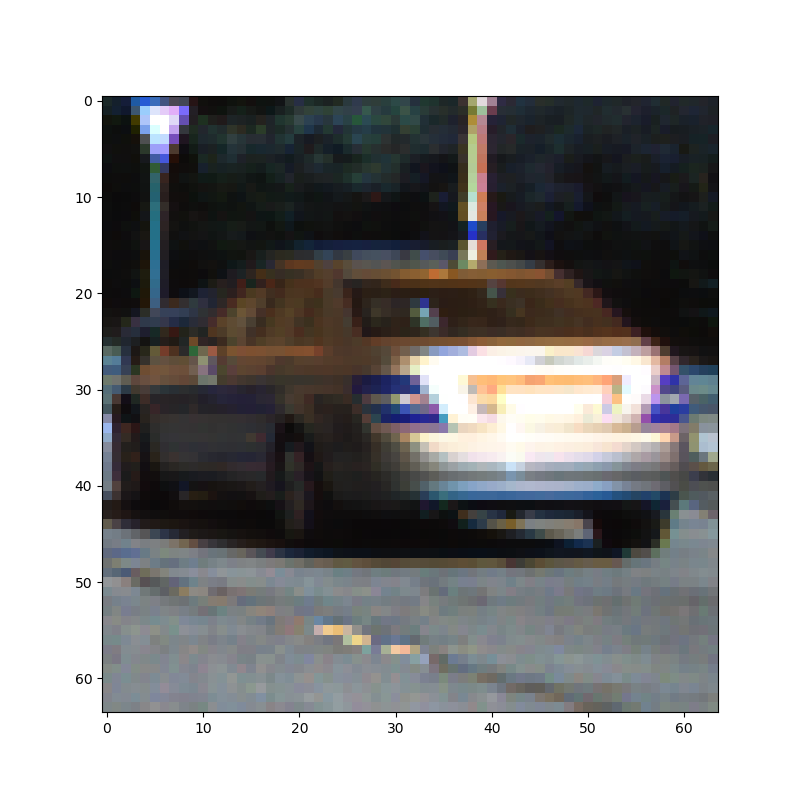
#> input picture output_images/plots/colorspace/car-1001.png, 800 x 800 px, given as the content of the folder data/full/vehicles, which was not available
$ python model.py   (older library calls are emulated)
#> lines starting #> are read from the running program, lines starting #| are printed output that depends on the picture; pictures that were not available may be replaced by others from this repository, and a replacement may not be noted
### features.py
import matplotlib.image as mpimg
from skimage.feature import hog


def convert_color(img, conv='RGB2YCrCb'):
    if conv == 'RGB2YCrCb':
        return cv2.cvtColor(img, cv2.COLOR_RGB2YCrCb)
    if conv == 'BGR2YCrCb':
        return cv2.cvtColor(img, cv2.COLOR_BGR2YCrCb)
    if conv == 'RGB2LUV':
        return cv2.cvtColor(img, cv2.COLOR_RGB2LUV)
    if conv == 'COLOR_BGR2HSV':
        return cv2.cvtColor(img, cv2.COLOR_BGR2HSV)


def get_hog_features(img, orient, pix_per_cell, cell_per_block,
                     vis=False, feature_vec=True):
    # Call with two outputs if vis==True
    if vis == True:
        features, hog_image = hog(img, orientations=orient,
                                  pixels_per_cell=(pix_per_cell, pix_per_cell),
                                  cells_per_block=(cell_per_block, cell_per_block),
                                  block_norm='L2-Hys',
                                  transform_sqrt=False,
                                  visualise=vis, feature_vector=feature_vec)
        return features, hog_image
    # Otherwise call with one output
    else:
        features = hog(img, orientations=orient,
                       pixels_per_cell=(pix_per_cell, pix_per_cell),
                       cells_per_block=(cell_per_block, cell_per_block),
                       block_norm='L2-Hys',
                       transform_sqrt=False,
                       visualise=vis, feature_vector=feature_vec)
        return features


def bin_spatial(img, size=(32, 32)):
    color1 = cv2.resize(img[:, :, 0], size).ravel()
    color2 = cv2.resize(img[:, :, 1], size).ravel()
    color3 = cv2.resize(img[:, :, 2], size).ravel()
    return np.hstack((color1, color2, color3))


def color_hist(img, nbins=32):  # bins_range=(0, 256)
    # Compute the histogram of the color channels separately
    channel1_hist = np.histogram(img[:, :, 0], bins=nbins)
    channel2_hist = np.histogram(img[:, :, 1], bins=nbins)
    channel3_hist = np.histogram(img[:, :, 2], bins=nbins)
    # Concatenate the histograms into a single feature vector
    hist_features = np.concatenate((channel1_hist[0], channel2_hist[0], channel3_hist[0]))
    # Return the individual histograms, bin_centers and feature vector
    return hist_features


# [9 lines left out: function color_hist_plot, not called in this run]


# Define a function to extract features from a list of images
# Have this function call bin_spatial() and color_hist()
def extract_features(imgs, color_space='RGB', spatial_size=(32, 32),
                     hist_bins=32, orient=9,
                     pix_per_cell=8, cell_per_block=2, hog_channel=0,
                     spatial_feat=True, hist_feat=True, hog_feat=True):
    # Create a list to append feature vectors to
    features = []
    # Iterate through the list of images
    for file in imgs:
        file_features = []
        # Read in each one by one
        image = mpimg.imread(file)
        # apply color conversion if other than 'RGB'
        if color_space != 'RGB':
            feature_image = convert_color(image, color_space)
        else:
            feature_image = np.copy(image)

        if spatial_feat == True:
            spatial_features = bin_spatial(feature_image, size=spatial_size)
            file_features.append(spatial_features)

        if hist_feat == True:
            # Apply color_hist()
            hist_features = color_hist(feature_image, nbins=hist_bins)
            file_features.append(hist_features)

        if hog_feat == True:
            # Call get_hog_features() with vis=False, feature_vec=True
            if hog_channel == 'ALL':
                hog_features = []
                for channel in range(feature_image.shape[2]):
                    hog_features.append(get_hog_features(feature_image[:, :, channel],
                                                         orient, pix_per_cell, cell_per_block,
                                                         vis=False, feature_vec=True))
                hog_features = np.ravel(hog_features)
            else:
                hog_features = get_hog_features(feature_image[:, :, hog_channel], orient,
                                                pix_per_cell, cell_per_block, vis=False, feature_vec=True)
            # Append the new feature vector to the features list
            file_features.append(hog_features)
        features.append(np.concatenate(file_features))
    # Return list of feature vectors
    return features


import cv2
import numpy as np
import matplotlib.pyplot as plt
from mpl_toolkits.mplot3d import Axes3D


# [213 lines left out: functions plot3d, main, not called in this run]


# [2 lines that do not run on import are left out]

### model.py
import glob
import pickle
import time

import numpy as np
from sklearn.ensemble import RandomForestClassifier
from sklearn.model_selection import train_test_split
from sklearn.preprocessing import StandardScaler
from sklearn.svm import LinearSVC

import features


def load_data():
    # cars = glob.glob('data/small/vehicles_smallset/**/*.jpeg', recursive=True)
    # notcars = glob.glob('data/small/non-vehicles_smallset/**/*.jpeg', recursive=True)
    # train_image_format = "jpeg"

    cars = glob.glob('data/full/vehicles/**/*.png', recursive=True)
    notcars = glob.glob('data/full/non-vehicles/**/*.png', recursive=True)

    print("car_images=", len(cars))
    print("notcar_images=", len(notcars))

    return cars, notcars


def extract_features(images, config):
    orient = config["orient"]
    pix_per_cell = config["pix_per_cell"]
    cell_per_block = config["cell_per_block"]
    spatial_size = config["spatial_size"]
    hist_bins = config["hist_bins"]
    train_image_format = config["train_image_format"]
    colorspace = config["colorspace"]
    hog_channel = config["hog_channel"]
    spatial_feat = config["spatial_feat"]
    hist_feat = config["hist_feat"]
    hog_feat = config["hog_feat"]

    return features.extract_features(images,
                                     color_space=colorspace,
                                     spatial_size=spatial_size,
                                     hist_bins=hist_bins,
                                     orient=orient,
                                     pix_per_cell=pix_per_cell,
                                     cell_per_block=cell_per_block,
                                     hog_channel=hog_channel,
                                     spatial_feat=spatial_feat,
                                     hist_feat=hist_feat,
                                     hog_feat=hog_feat)
#> in extract_features, image is the input picture: shape (800, 800, 4) float32; mean R, G, B, A 0.592, 0.592, 0.594, 1
#> in convert_color, `return cv2.cvtColor(img, cv2.COLOR_BGR2HSV)`: returned value: shape (800, 800, 3) float32; mean H, S, V 76.4, 0.1, 0.6
#> in bin_spatial, `color1 = cv2.resize(img[:, :, 0], size).ravel()`: color1 = 1024 values, max 358.6 at index 494, min 0 at index 0, mean 78.64
#> in bin_spatial, `color2 = cv2.resize(img[:, :, 1], size).ravel()`: color2 = 1024 values, max 0.737 at index 539, min 0 at index 0, mean 0.133
#> in bin_spatial, `color3 = cv2.resize(img[:, :, 2], size).ravel()`: color3 = 1024 values, max 1 at index 0, min 0 at index 900, mean 0.593
#> in extract_features, `spatial_features = bin_spatial(feature_image, size=spatial_size)`: spatial_features = 3072 values, max 358.6 at index 494, min 0 at index 0, mean 26.46
#> in color_hist, `hist_features = np.concatenate((channel1_hist[0], channel2_hist[0], ch..`: hist_features = 96 values, max 288310 at index 0, min 0 at index 60, mean 20000
#> in get_hog_features, `features = hog(img, orientations=orient, pixels_per_cell=(pix_per_cell..`:
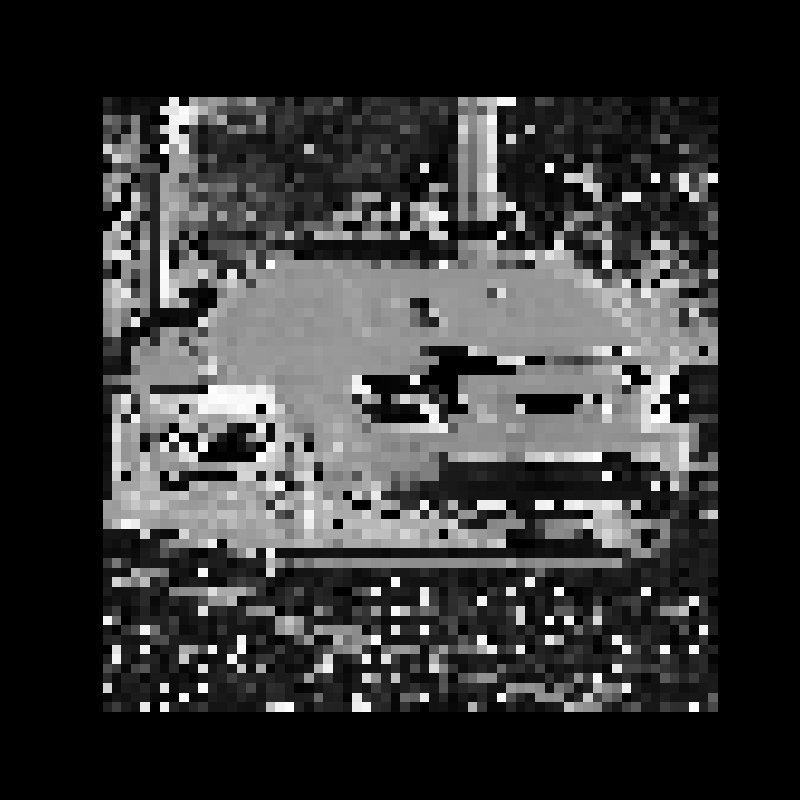
#> img: shape (800, 800) float32; min 0, max 359.5, mean 76.4; drawn with min black and max white


def process_data(cars, notcars, config):
    car_features = extract_features(cars, config)
    notcar_features = extract_features(notcars, config)

    # Create an array stack of feature vectors
    X = np.vstack((car_features, notcar_features)).astype(np.float64)

    # Define the labels vector
    y = np.hstack((np.ones(len(car_features)), np.zeros(len(notcar_features))))

    # Split up data into randomized training and test sets
    rand_state = np.random.randint(0, 100)
    X_train, X_test, y_train, y_test = train_test_split(X, y, test_size=0.2, random_state=rand_state)

    # Fit a per-column scaler only on the training data
    X_scaler = StandardScaler().fit(X_train)
    # Apply the scaler to X_train and X_test
    X_train = X_scaler.transform(X_train)
    X_test = X_scaler.transform(X_test)

    return X_scaler, X_train, X_test, y_train, y_test


def train_svm(config, X_train, X_test, y_train, y_test):
    orient = config["orient"]
    pix_per_cell = config["pix_per_cell"]
    cell_per_block = config["cell_per_block"]

    print('Using:', orient, 'orientations', pix_per_cell, 'pixels per cell and', cell_per_block, 'cells per block')
    print('Feature vector length:', len(X_train[0]))

    # Use a linear SVC
    svc = LinearSVC()
    # Check the training time for the SVC
    t = time.time()
    svc.fit(X_train, y_train)
    t2 = time.time()
    print(round(t2 - t, 2), 'Seconds to train SVC...')
    # Check the score of the SVC
    print('Test Accuracy of SVC = ', round(svc.score(X_test, y_test), 4))
    # Check the prediction time for a single sample
    t = time.time()
    n_predict = 10
    print('My SVC predicts: ', svc.predict(X_test[0:n_predict]))
    print('For these', n_predict, 'labels: ', y_test[0:n_predict])
    t2 = time.time()
    print(round(t2 - t, 5), 'Seconds to predict', n_predict, 'labels with SVC')

    return svc


def train_rf(config, X_train, X_test, y_train, y_test):
    orient = config["orient"]
    pix_per_cell = config["pix_per_cell"]
    cell_per_block = config["cell_per_block"]

    print('Using:', orient, 'orientations', pix_per_cell, 'pixels per cell and', cell_per_block, 'cells per block')
    print('Feature vector length:', len(X_train[0]))

    # Use a linear SVC
    rf = RandomForestClassifier(n_estimators=50, min_samples_split=7, min_samples_leaf=1)
    # Check the training time for the SVC
    t = time.time()
    rf.fit(X_train, y_train)
    t2 = time.time()
    print(round(t2 - t, 2), 'Seconds to train RF...')

    # Check the score of the SVC
    print('Test Accuracy of RF = ', round(rf.score(X_test, y_test), 4))
    # Check the prediction time for a single sample
    t = time.time()
    n_predict = 10
    print('My RF predicts: ', rf.predict(X_test[0:n_predict]))
    print('For these', n_predict, 'labels: ', y_test[0:n_predict])
    t2 = time.time()
    print(round(t2 - t, 5), 'Seconds to predict', n_predict, 'labels with RF')
    return rf


def main():
    config = {
        # performs under different binning scenarios
        "colorspace": 'COLOR_BGR2HSV',
        "orient": 9,  # HOG orientations
        "pix_per_cell": 8,  # HOG pixels per cell
        "cell_per_block": 2,  # HOG cells per block
        "hog_channel": 0,  # Can be 0, 1, 2, or "ALL"
        "spatial_size": (32, 32),  # Spatial binning dimensions
        "hist_bins": 32,  # Number of histogram bins
        "spatial_feat": True,  # Spatial features on or off
        "hist_feat": True,  # Histogram features on or off
        "hog_feat": True,  # HOG features on or off
        "train_image_format": "png",
    }
    cars, notcars = load_data()
    X_scaler, X_train, X_test, y_train, y_test = process_data(cars, notcars, config)
#> in process_data, `car_features = extract_features(cars, config)`: car_features = 1 item
#> in process_data, `y = np.hstack((np.ones(len(car_features)), np.zeros(len(notcar_feature..`: y = [1, 0]
#> in process_data, `X_train, X_test, y_train, y_test = train_test_split(X, y, test_size=0...`: y_train = [1]; y_test = [0]
#> y_train = [1]; y_test = [0]
    svc = train_svm(config, X_train, X_test, y_train, y_test)
#| Feature vector length: 356004
    rf = train_rf(config, X_train, X_test, y_train, y_test)
    model = {
        "svc": svc,
        "rf": rf,
        "scaler": X_scaler,
        "config": config
    }
    filename = "svc.sav"
    pickle.dump(model, open(filename, 'wb'))


if __name__ == '__main__':
#> (the run stopped early here; a loop or call above may not have finished)

$ run again, on output_images/plots/colorspace/car-hsv-1001.png
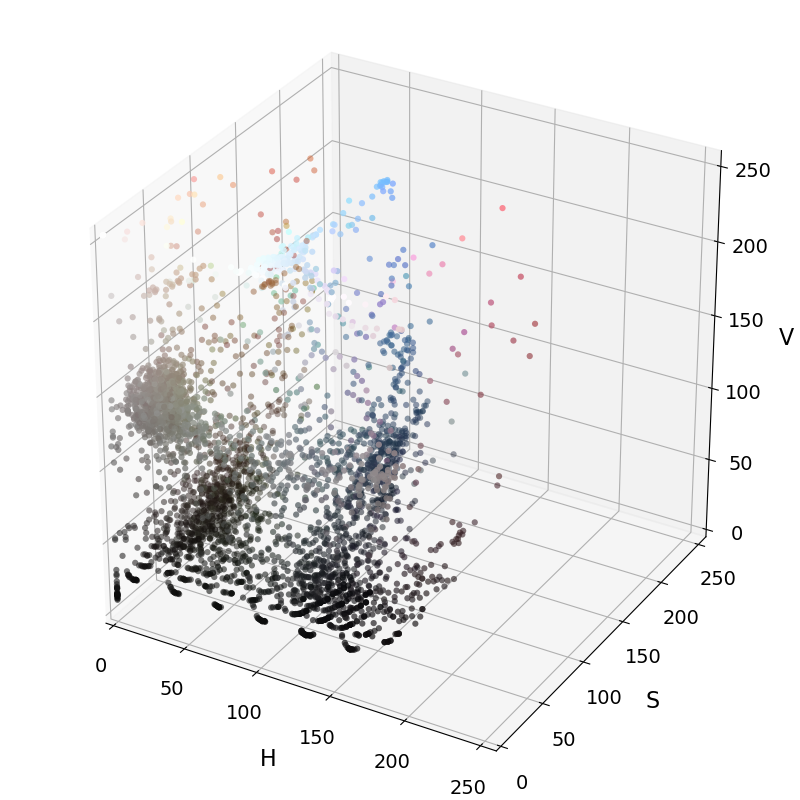
#> input picture output_images/plots/colorspace/car-hsv-1001.png, 800 x 800 px, given as the content of the folder data/full/vehicles, which was not available
#> in extract_features, image is the input picture: shape (800, 800, 4) float32; mean R, G, B, A 0.925, 0.925, 0.926, 1
#> color1 = 1024 values, max 357.3 at index 591, min 0 at index 0, mean 13.72
#> color2 = 1024 values, max 0.371 at index 362, min 0 at index 0, mean 0.00804
#> color3 = 1024 values, max 1 at index 0, min 0 at index 605, mean 0.933
#> spatial_features = 3072 values, max 357.3 at index 591, min 0 at index 0, mean 4.89
#> in color_hist, `hist_features = np.concatenate((channel1_hist[0], channel2_hist[0], ch..`: hist_features = 96 values, max 587029 at index 32, min 4 at index 63, mean 20000
#> in get_hog_features, `features = hog(img, orientations=orient, pixels_per_cell=(pix_per_cell..`:
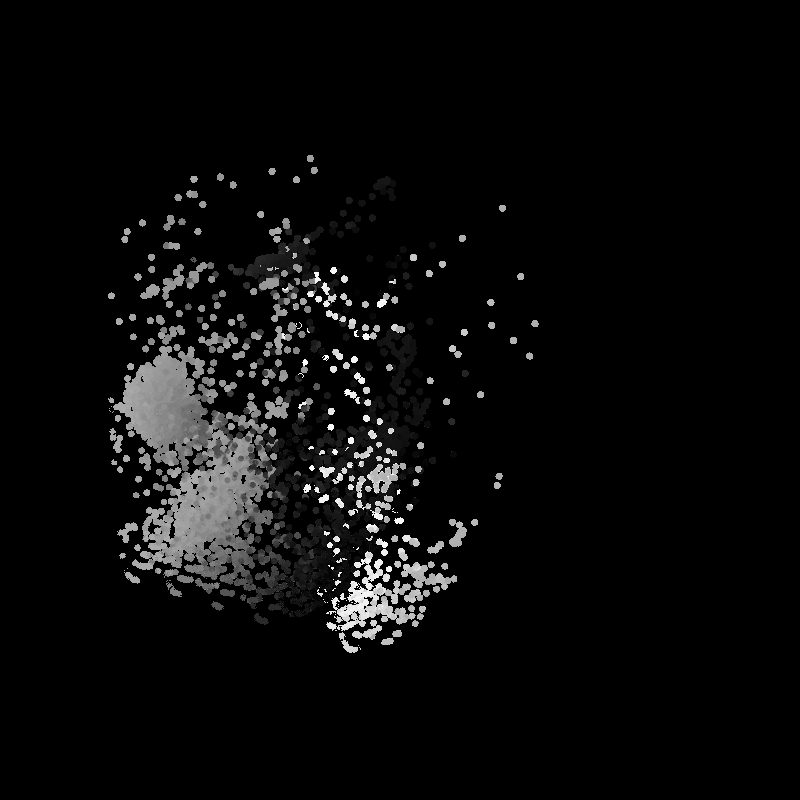
#> img: shape (800, 800) float32; min 0, max 358.5, mean 14.7; drawn with min black and max white
#> car_features = 1 item
#> y = [1, 0]
#> in process_data, `X_train, X_test, y_train, y_test = train_test_split(X, y, test_size=0...`: y_train = [1]; y_test = [0]
#> in main, `X_scaler, X_train, X_test, y_train, y_test = process_data(cars, notcar..`: y_train = [1]; y_test = [0]
#| Feature vector length: 356004

$ run again, on output_images/plots/colorspace/car-hsv-200.png
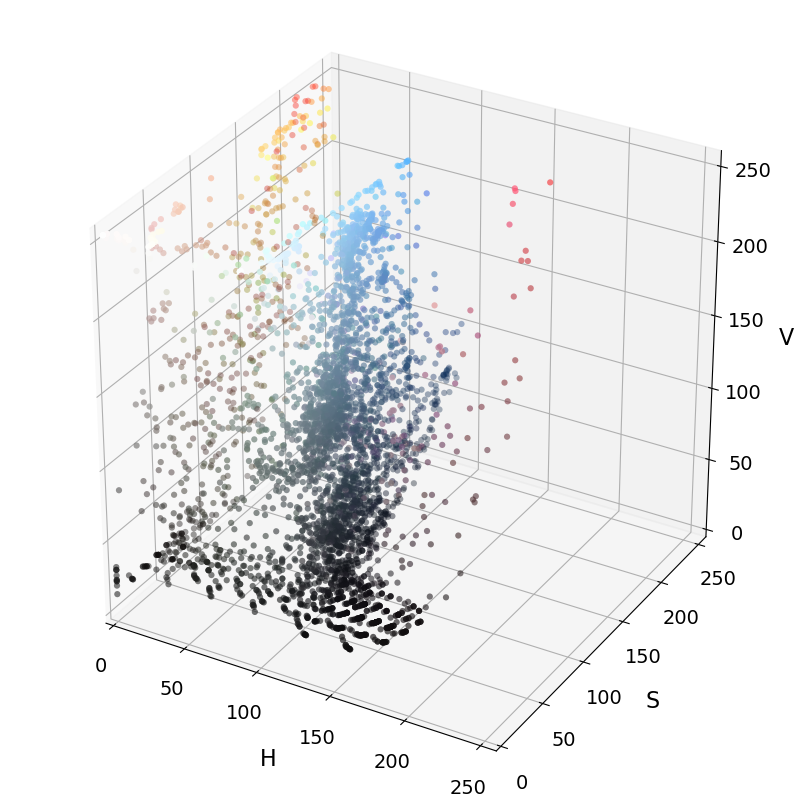
#> input picture output_images/plots/colorspace/car-hsv-200.png, 800 x 800 px, given as the content of the folder data/full/vehicles, which was not available
#> in extract_features, image is the input picture: shape (800, 800, 4) float32; mean R, G, B, A 0.926, 0.929, 0.931, 1
#> color1 = 1024 values, max 348 at index 750, min 0 at index 0, mean 10.39
#> color2 = 1024 values, max 0.49 at index 244, min 0 at index 0, mean 0.0156
#> color3 = 1024 values, max 1 at index 0, min 0 at index 605, mean 0.936
#> spatial_features = 3072 values, max 348 at index 750, min 0 at index 0, mean 3.78
#> in color_hist, `hist_features = np.concatenate((channel1_hist[0], channel2_hist[0], ch..`: hist_features = 96 values, max 584175 at index 32, min 2 at index 63, mean 20000
#> in get_hog_features, `features = hog(img, orientations=orient, pixels_per_cell=(pix_per_cell..`:
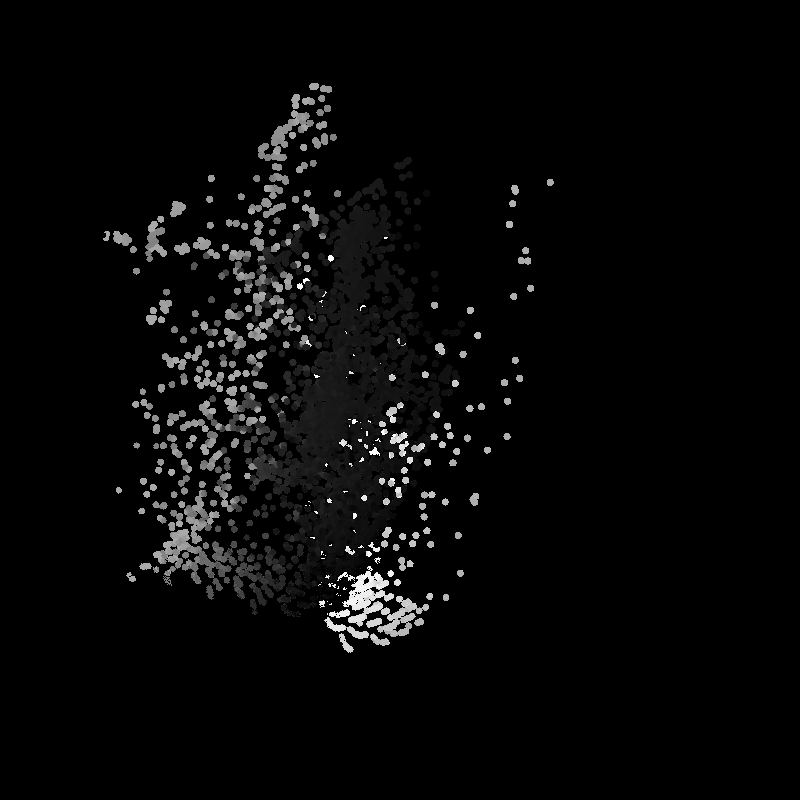
#> img: shape (800, 800) float32; min 0, max 358.5, mean 10.8; drawn with min black and max white
#> car_features = 1 item
#> y = [1, 0]
#> in process_data, `X_train, X_test, y_train, y_test = train_test_split(X, y, test_size=0...`: y_train = [1]; y_test = [0]
#> in main, `X_scaler, X_train, X_test, y_train, y_test = process_data(cars, notcar..`: y_train = [1]; y_test = [0]
#| Feature vector length: 356004
